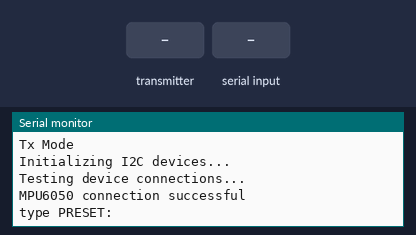
The program below on a simulated Arduino Nano, built with avr-gcc and run on an emulated ATmega328P. Parts: the last lines printed to the serial monitor. Inputs (shaded band) come from the test bench. No radio packets arrive unless stated.

Above: at 1.2 s.
1.3 s: the transmitter starts sending change_rf_mode = 0
At 1.43 s:
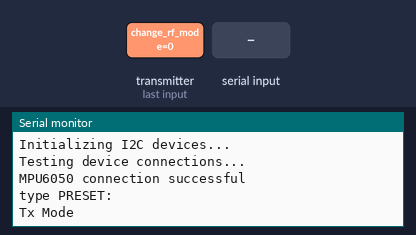
2.9 s: "Servo1:\n" received over Serial
At 4.9 s:
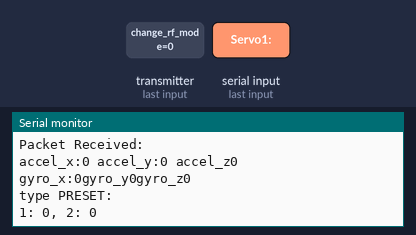
7.5 s: the transmitter starts sending pos_servo1 = 45
9.0 s: the transmitter starts sending pos_servo2 = 45
At 9.1 s:
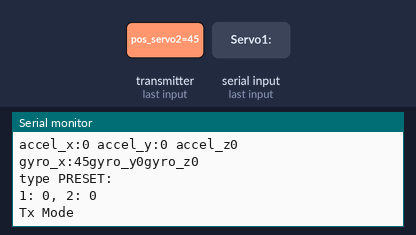
10.5 s: the transmitter starts sending pos_servo1 = 0
12.0 s: the transmitter starts sending pos_servo2 = 90
Timing chart, 0 to 14.5 s (numbered marks = the images above; inputs shaded):
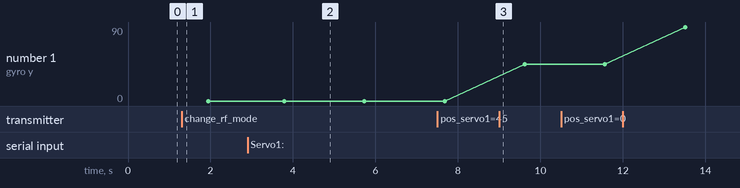

Measured:
- after the input at 2.9 s, the serial monitor: prints a new line after 1.2 s (image 2)
- plotted number 1: 45 → 90 after the input at 12.0 s

The program:

main.cpp
```cpp
// Library
#include <Arduino.h>
#include <SPI.h>
#include <nRF24L01.h>
#include <RF24.h>
#include <Servo.h>
#include <string.h>
#include "I2Cdev.h"
#include "MPU6050.h"
// Arduino Wire library is required if I2Cdev I2CDEV_ARDUINO_WIRE implementation
// is used in I2Cdev.h
#if I2CDEV_IMPLEMENTATION == I2CDEV_ARDUINO_WIRE
    #include "Wire.h"
#endif
// #include <string>
// constexpr int c_strcmp( char const* lhs, char const* rhs )
// {
//     return (('\0' == lhs[0]) && ('\0' == rhs[0])) ? 0
//         :  (lhs[0] != rhs[0]) ? (lhs[0] - rhs[0])
//         : c_strcmp( lhs+1, rhs+1 );
// }
// #define STATION "station"
// #define BOARD_TYPE STATION
//#if 0 == c_strcmp( BOARD_TYPE , STATION )
// #define
// #endif
//Flags
#define STATION
// #define CANSAT
// #define CE_PIN 7
// #define CSN_PIN 8
#define SERVO1_PIN 7
#define SERVO2_PIN 3
// #define POWER_MODE RF24_PA_MIN
// Data Structure
struct sensor_info {
  int16_t gyro_x;
  int16_t gyro_y;
  int16_t gyro_z;
  int16_t accel_x;
  int16_t accel_y;
  int16_t accel_z;
  // int tempetature;
};
struct sensor_packet {
  byte change_rf_mode;
  int16_t gyro_x;
  int16_t gyro_y;
  int16_t gyro_z;
  int16_t accel_x;
  int16_t accel_y;
  int16_t accel_z;
  // int temperature;
};
struct cam_info {
  unsigned int cam_raw_data;
};
struct tx_packet {
  byte change_rf_mode;
  int16_t gyro_x;
  int16_t gyro_y;
  int16_t gyro_z;
  int16_t accel_x;
  int16_t accel_y;
  int16_t accel_z;
  // int temperature;
  // unsigned int cam_raw_data;
};
struct ctrl_info {
  int pos_servo1;
  int pos_servo2;
};
struct ctrl_packet {
  byte change_rf_mode;
  int pos_servo1;
  int pos_servo2;
};
// Pin Configuration
// RF24 radio(8, 10); // CE: Digital(8), CSN: Digital(10)
RF24 radio(CE_PIN, CSN_PIN);
// RF24 radio(2, 3);
Servo servo1, servo2;
MPU6050 accelgyro;
// Common Variable
const byte address[6] = "00001";
byte rf_mode;    // 0: Rx.    1: Tx


// FROM MPU^)%)
#include "MPU6050_6Axis_MotionApps20.h"
// MPU6050 mpu;
// MPU control/status vars
bool dmpReady = false;  // set true if DMP init was successful
uint8_t mpuIntStatus;   // holds actual interrupt status byte from MPU
uint8_t devStatus;      // return status after each device operation (0 = success, !0 = error)
uint16_t packetSize;    // expected DMP packet size (default is 42 bytes)
uint16_t fifoCount;     // count of all bytes currently in FIFO
uint8_t fifoBuffer[64]; // FIFO storage buffer

// orientation/motion vars
Quaternion q;           // [w, x, y, z]         quaternion container
VectorInt16 aa;         // [x, y, z]            accel sensor measurements
VectorInt16 aaReal;     // [x, y, z]            gravity-free accel sensor measurements
VectorInt16 aaWorld;    // [x, y, z]            world-frame accel sensor measurements
VectorFloat gravity;    // [x, y, z]            gravity vector
float euler[3];         // [psi, theta, phi]    Euler angle container
float ypr[3];           // [yaw, pitch, roll]   yaw/pitch/roll container and gravity vector


// Function
void setRF_Mode(char mode) {
  if (mode == 'r') {
    radio.startListening();
    radio.openReadingPipe(0, address);
    rf_mode = 0;
    Serial.println("Rx Mode");
  }
  else if (mode == 't') {
    radio.stopListening();
    radio.openWritingPipe(address);
    rf_mode = 1;
    Serial.println("Tx Mode");
  }
  else
    Serial.println("Wrong Command!");
}
ctrl_info getCTRL() {
  ctrl_packet received;
  ctrl_info ret;
  Serial.println("CTRL Receive..");
  if (rf_mode != 0) {
    setRF_Mode('r');
    delay(400);
  }
  if (radio.available()) {
    radio.read(&received, sizeof(ctrl_packet));
    // packet에서 정보 추출
    ret.pos_servo1 = received.pos_servo1;
    ret.pos_servo2 = received.pos_servo2;
    //받은 정보 출력
    Serial.println("Packet Received:");
    Serial.print("servo1: ");
    Serial.print(ret.pos_servo1);
    Serial.print("   |servo2: ");
    Serial.println(ret.pos_servo2);
    // return ret;
  }
  else {
    ret.pos_servo1 = -1;
    ret.pos_servo2 = -1;
    Serial.println("No CTRL");
  }
  //모드 변환
  if (received.change_rf_mode = 1) {
    rf_mode = !(rf_mode);
    setRF_Mode('t');
    delay(400);
  }
  return ret;
}
void adjustMotor(ctrl_info data) {
  Serial.println("Motor Adjusting..");
  // if ((data.pos_servo1 != -1) && (data.pos_servo2 != -1)){
    //서보모터 조정
    // servo1.write(data.pos_servo1);
    servo1.write(90);
    // servo2.write(data.pos_servo2);
    servo2.write(90);
    Serial.print("Servo Motor1 angle:");
    Serial.print(data.pos_servo1);
    Serial.print("   |Servo Motor2 angle:");
    Serial.println(data.pos_servo2);
  // }
}

// #include <iostream>
// #include <fstream>

sensor_info getSensors() {
  sensor_info temp;
  int16_t ax;
  int16_t ay;
  int16_t az;
  int16_t gx;
  int16_t gy;
  int16_t gz;
  Serial.println("Get Sensor value from MPU6050...");
  accelgyro.getMotion6(&ax, &ay, &az, &gx, &gy, &gz);
  // accelgyro.getMotion6(&temp.accel_x, &temp.accel_y, &temp.accel_z, &temp.gyro_x, &temp.gyro_y, &temp.gyro_z);
  Serial.print("temp.accel_x :");
  // Serial.print(temp.accel_x);
  Serial.print(ax);
  Serial.print(" temp.accel_y : ");
  // Serial.print(temp.accel_y);
  Serial.print(ay);
  Serial.print(" temp.accel_z : ");
  // Serial.print(temp.accel_z);
  Serial.print(az);
  Serial.print(" temp.gyro_x : ");
  // Serial.print(temp.gyro_x);
  Serial.print(gx);
  Serial.print(" temp.gyro_y: ");
  // Serial.print(temp.gyro_y);
  Serial.print(gy);
  Serial.print("  temp.gyro_z  ");
  // Serial.println(temp.gyro_z);
  Serial.println(gz);
  temp.accel_x = ax;
  temp.accel_y = ay;
  temp.accel_z = az;
  temp.gyro_x = gx;
  temp.gyro_y = gy;
  temp.gyro_z = gz;


// FROM MPU6050
// if (mpu.dmpGetCurrentFIFOPacket(fifoBuffer)) {
//               mpu.dmpGetQuaternion(&q, fifoBuffer);
//             mpu.dmpGetAccel(&aa, fifoBuffer);
//             mpu.dmpGetGravity(&gravity, &q);
//             mpu.dmpGetLinearAccel(&aaReal, &aa, &gravity);
//             Serial.print("areal\t");
//             Serial.print(aaReal.x);
//             Serial.print("\t");
//             Serial.print(aaReal.y);
//             Serial.print("\t");
//             Serial.println(aaReal.z);
// }
  return temp;
}

tx_packet add_packet(tx_packet *tx_data, sensor_info sensor_data) {
  Serial.println("Adding Packet..");
  tx_data->accel_x = sensor_data.accel_x;
  tx_data->accel_y = sensor_data.accel_y;
  tx_data->accel_z = sensor_data.accel_z;
  tx_data->gyro_x = sensor_data.gyro_x;
  tx_data->gyro_y = sensor_data.gyro_y;
  tx_data->gyro_z = sensor_data.gyro_z;
  // tx_data->temperature = sensor_data.tempetature;
}
tx_packet add_packet(tx_packet *tx_data, cam_info cam_data) {
  // tx_data->cam_raw_data = cam_data.cam_raw_data;
}
void sendPacket(tx_packet transmit) {
  if (rf_mode != 1) {// join I2C bus (I2Cdev library doesn't do this automatically)
    setRF_Mode('t');
    delay(400);
  }
  Serial.println("Sending Packet..");
  transmit.change_rf_mode = 1;
  radio.write(&transmit, sizeof(tx_packet));
    Serial.print("temp.accel_x :");
  Serial.print(transmit.accel_x);
  Serial.print(" temp.accel_y : ");
  Serial.print(transmit.accel_y);

  Serial.print(" temp.accel_z : ");
  Serial.print(transmit.accel_z);

  Serial.print(" temp.gyro_x : ");
  Serial.print(transmit.gyro_x);

  Serial.print(" temp.gyro_y: ");
  Serial.print(transmit.gyro_y);

  Serial.print("  temp.gyro_z  ");
  Serial.println(transmit.gyro_z);
  setRF_Mode('r');

  Serial.println("Sent:");
  delay(400);
}
void sendPacket(ctrl_info transmit) {
  ctrl_packet tr;
  if (rf_mode != 1) {
    setRF_Mode('t');
    delay(400);
  }
  Serial.println("Sending Packet..");
  tr.change_rf_mode = 1;
  tr.pos_servo1 = transmit.pos_servo1;
  tr.pos_servo2 = transmit.pos_servo2;
  radio.write(&tr, sizeof(ctrl_packet));
  setRF_Mode('r');
  Serial.print("Sent:    ");
  Serial.print("1:");
  Serial.print(tr.pos_servo1);
  Serial.print("    2: ");
  Serial.println(tr.pos_servo2);
  delay(400);
}
  // int servo1pos, servo2pos;
ctrl_info getCTRLfromSerial() {
  int servo1pos = 0;
  int servo2pos = 0;
  // String pos1, pos2;
  // if (Serial.available()){
  //   Serial.println("Servo1:");
  //   // servo1pos = Serial.parseInt();
  //   // servo1pos = Serial.read();
  //   delay(100);
  //   pos1 = Serial.readStringUntil('\n');
  //   delay(100);
  //   servo1pos = atoi(pos1.c_str());
  //   Serial.println(servo1pos);
  // }
  // delay(1000);
  // if (Serial.available()){
  //   Serial.println("Servo2:");
  //   // servo2pos = Serial.parseInt();
  //   // servo2pos = Serial.read();
  //   delay(100);
  //   pos2 = Serial.readStringUntil('\n');
  //   delay(100);
  //   servo2pos = atoi(pos2.c_str());
  //   Serial.println(servo2pos);
  // }
  Serial.println("type PRESET: ");
  delay(200);
  //PRESET 사용하기
  int presetnum;
  if (Serial.available()) {
    delay(100);
    presetnum = Serial.read();
    switch(presetnum) {
      case 'a':
        Serial.println("1: 180, 2: 0");
        servo1pos = 180;
        servo2pos = 0;
        break;
      case 's':
        Serial.println("1: 90, 2: 90");
        servo1pos = 90;
        servo2pos = 90;
        break;
      case 'd':
        Serial.println("1: 0, 2: 180");
        servo1pos = 0;
        servo2pos = 180;
        break;
      default:
        Serial.println("1: 0, 2: 0");
        servo1pos = 0;
        servo2pos = 0;
        break;
    }
  }
  delay(1000);
  ctrl_info ret;
  ret.pos_servo1 = servo1pos;
  ret.pos_servo1 = servo2pos;
  rf_mode = !(rf_mode);
  setRF_Mode('t');
  delay(200);
  return (ret);
}
sensor_info receiveSensor() {
  sensor_packet received;
  sensor_info ret;
  if (rf_mode != 0) {
    setRF_Mode('r');
    delay(200);
  }
  Serial.println("Receive Sensor: ");
  if (radio.available()) {
    radio.read(&received, sizeof(sensor_packet));
    ret.accel_x = received.accel_x;
    ret.accel_y = received.accel_y;
    ret.accel_z = received.accel_z;
    ret.gyro_x = received.gyro_x;
    ret.gyro_y = received.gyro_y;
    ret.gyro_z = received.gyro_z;
    // ret.tempetature = received.temperature;
    Serial.println("Packet Received:");
    Serial.print("accel_x:");
    Serial.print(received.accel_x);
    Serial.print(" accel_y:");
    Serial.print(received.accel_y);
    Serial.print(" accel_z");
    Serial.println(received.accel_z);
    Serial.print("gyro_x:");
    Serial.print(received.gyro_x);
    Serial.print("gyro_y");
    Serial.print(received.gyro_y);
    Serial.print("gyro_z");
    Serial.println(received.gyro_z);
  }
}
void setup() {
  Serial.begin(9600);
  radio.begin();
  radio.setPALevel(POWER_MODE);
  if (radio.isChipConnected())
    Serial.println("RF Connected");
  else
    Serial.println("RF\\\\\ not Connected!!");
  #ifdef CANSAT
  // 처음 시작은 Rx모드로
  setRF_Mode('r');
  servo1.attach(SERVO1_PIN);
  servo2.attach(SERVO2_PIN);
  #endif
  #ifdef STATION
  // 처음 시작은 Tx 모드로
  setRF_Mode('t');
  #endif
  // setRF_Mode()


  // // FROM MPU6050
  // join I2C bus (I2Cdev library doesn't do this automatically)
    #if I2CDEV_IMPLEMENTATION == I2CDEV_ARDUINO_WIRE
        Wire.begin();
    #elif I2CDEV_IMPLEMENTATION == I2CDEV_BUILTIN_FASTWIRE
        Fastwire::setup(400, true);
    #endif

    // initialize serial communication
    // (38400 chosen because it works as well at 8MHz as it does at 16MHz, but
    // it's really up to you depending on your project)
    // Serial.begin(9600);

    // initialize device
    Serial.println("Initializing I2C devices...");
    accelgyro.initialize();

    // verify connection
    Serial.println("Testing device connections...");
    Serial.println(accelgyro.testConnection() ? "MPU6050 connection successful" : "MPU6050 connection failed");

    // use the code below to change accel/gyro offset values
    /*
    Serial.println("Updating internal sensor offsets...");
    // -76	-2359	1688	0	0	0
    Serial.print(accelgyro.getXAccelOffset()); Serial.print("\t"); // -76
    Serial.print(accelgyro.getYAccelOffset()); Serial.print("\t"); // -2359
    Serial.print(accelgyro.getZAccelOffset()); Serial.print("\t"); // 1688
    Serial.print(accelgyro.getXGyroOffset()); Serial.print("\t"); // 0
    Serial.print(accelgyro.getYGyroOffset()); Serial.print("\t"); // 0
    Serial.print(accelgyro.getZGyroOffset()); Serial.print("\t"); // 0
    Serial.print("\n");
    accelgyro.setXGyroOffset(220);
    accelgyro.setYGyroOffset(76);
    accelgyro.setZGyroOffset(-85);
    Serial.print(accelgyro.getXAccelOffset()); Serial.print("\t"); // -76
    Serial.print(accelgyro.getYAccelOffset()); Serial.print("\t"); // -2359
    Serial.print(accelgyro.getZAccelOffset()); Serial.print("\t"); // 1688
    Serial.print(accelgyro.getXGyroOffset()); Serial.print("\t"); // 0
    Serial.print(accelgyro.getYGyroOffset()); Serial.print("\t"); // 0
    Serial.print(accelgyro.getZGyroOffset()); Serial.print("\t"); // 0
    Serial.print("\n");
    */

    // configure Arduino LED pin for output
    // pinMode(LED_PIN, OUTPUT);
}
void loop() {
  ctrl_info ctrl_data;
  sensor_info sensor_data;
  // cam_info cam_data;
  tx_packet tx_data;
  // 임시
  #ifdef CANSAT
  // ctrl_data = getCTRLfromSerial();
  ctrl_data = getCTRL();
  adjustMotor(ctrl_data);
  sensor_data = getSensors();
  //cam_data = getCam();
  add_packet(&tx_data, sensor_data);
  //add_packet(&tx_data, cam_data);
  sendPacket(tx_data);
  #endif
  #ifdef STATION
  ctrl_data = getCTRLfromSerial();
  sendPacket(ctrl_data);
  sensor_data = receiveSensor();
  #endif
}
```

cam.cpp
```cpp

```

raspberry.cpp
```cpp
// #include <ctime>
// #include <iostream>
// #include <string>
// #include <time.h>
// #include "/usr/local/include/RF24/RF24.h"

// #define POWER_MODE RF24_PA_MIN

// // Data Structure
// struct sensor_info {
//   int gyro_x;
//   int gyro_y;
//   int gyro_z;

//   int accel_x;
//   int accel_y;
//   int accel_z;

//   int tempetature;
// };

// struct sensor_packet {
//   uint8_t change_rf_mode;

//   int gyro_x;
//   int gyro_y;
//   int gyro_z;

//   int accel_x;
//   int accel_y;
//   int accel_z;

//   int temperature;
// };

// struct cam_info {
//   unsigned int cam_raw_data;
// };

// struct tx_packet {
//   uint8_t change_rf_mode;

//   int gyro_x;
//   int gyro_y;
//   int gyro_z;

//   int accel_x;
//   int accel_y;
//   int accel_z;

//   int temperature;

//   unsigned int cam_raw_data;
// };

// struct ctrl_info {
//   int pos_servo1;
//   int pos_servo2;
// };

// struct ctrl_packet {
//   uint8_t change_rf_mode;
//   int pos_servo1;
//   int pos_servo2;
// };

// RF24 radio(24,26);
// uint8_t rf_mode;
// uint8_t address[6] = "00001";

// using namespace std;


// void setRF_Mode(char mode) {
//   if (mode == 'r') {
//     radio.startListening();
//     radio.openReadingPipe(0, address);
//     rf_mode = 0;
//     // Serial.println("Rx Mode");
//     cout << "Rx Mode";
//   }
//   else if (mode == 't') {
//     radio.stopListening();
//     radio.openWritingPipe(address);
//     rf_mode = 1;
//     // Serial.println("Tx Mode");
//     cout << "Tx Mode";
//   }
//   else
//     ;// Serial.println("Wrong Command!");
// }

// ctrl_info setCTRL() {
//   int pos_servo1, pos_servo2;
//   ctrl_info ret;

//   cout << "Enter position of servo1:";
//   cin >> pos_servo1;
//   ret.pos_servo1 = pos_servo1;
//   cout << "Enter position of servo2:";
//   cin >> pos_servo2;
//   ret.pos_servo2 = pos_servo2;

//   return ret;
// }

// void sendPacket(ctrl_info info) {
//   ctrl_packet tx_data;

//   tx_data.change_rf_mode = 1;
//   tx_data.pos_servo1 = info.pos_servo1;
//   tx_data.pos_servo2 = info.pos_servo2;
//   if (rf_mode != 1)
//     setRF_Mode('t');
//   radio.write(&tx_data, sizeof(ctrl_packet));
//   setRF_Mode('r');
// }

// sensor_info getSensor() {
//   tx_packet received;
//   sensor_info ret;
//   if (rf_mode != 0)
//     setRF_Mode('r');
//   if (radio.available()) {
//     radio.read(&received, sizeof(tx_packet));

//     ret.accel_x = received.accel_x;
//     ret.accel_y = received.accel_y;
//     ret.accel_z = received.accel_z;
//     ret.gyro_x = received.gyro_x;
//     ret.gyro_y = received.gyro_y;
//     ret.gyro_z = received.gyro_z;
//   }

//   return ret;
// }

// int main() {
// 	if(!radio.begin()){
// 		cout << "radio not responding!" << endl;
// 		return 0;
// 	}

// 	radio.setPALevel(POWER_MODE);
// 	setRF_Mode('t');
//   	rf_mode = 1;

//   	ctrl_info ctrl_data;
//   	sensor_info sensor_data;
//   	cam_info cam_data;
//   	tx_packet tx_data;

// 	while(true) {
//     	ctrl_data = setCTRL();
//     	sendPacket(ctrl_data);
//     	sensor_data = getSensor();

// 		// 입력 없으면 ctrl_data에 암것도 안넣고 고
// 		// 입력모드로 바꿈
// 		// 센서 데이터 받아서 화면에 출력함
// 	}
// }
```

Source omitted: imu.cpp (6625 bytes)
